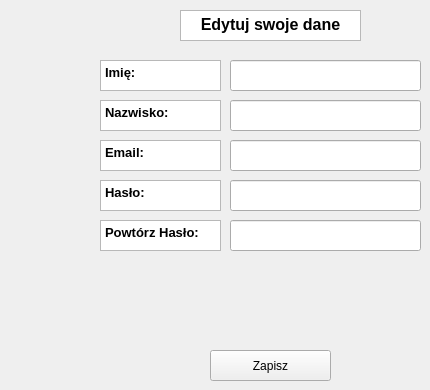
    <widget class="QWidget" name="userData">
     <widget class="QTextBrowser" name="textBrowser_22">
      <property name="geometry">
       <rect>
        <x>100</x>
        <y>100</y>
        <width>121</width>
        <height>31</height>
       </rect>
      </property>
      <property name="html">
       <string>&lt;!DOCTYPE HTML PUBLIC &quot;-//W3C//DTD HTML 4.0//EN&quot; &quot;http://www.w3.org/TR/REC-html40/strict.dtd&quot;&gt;
&lt;html&gt;&lt;head&gt;&lt;meta name=&quot;qrichtext&quot; content=&quot;1&quot; /&gt;&lt;meta charset=&quot;utf-8&quot; /&gt;&lt;style type=&quot;text/css&quot;&gt;
p, li { white-space: pre-wrap; }
hr { height: 1px; border-width: 0; }
li.unchecked::marker { content: &quot;\2610&quot;; }
li.checked::marker { content: &quot;\2612&quot;; }
&lt;/style&gt;&lt;/head&gt;&lt;body style=&quot; font-family:'Segoe UI'; font-size:9pt; font-weight:400; font-style:normal;&quot;&gt;
&lt;p style=&quot; margin-top:0px; margin-bottom:0px; margin-left:0px; margin-right:0px; -qt-block-indent:0; text-indent:0px;&quot;&gt;&lt;span style=&quot; font-size:10pt; font-weight:700;&quot;&gt;Nazwisko:&lt;/span&gt;&lt;/p&gt;&lt;/body&gt;&lt;/html&gt;</string>
      </property>
     </widget>
     <widget class="QTextBrowser" name="textBrowser_17">
      <property name="geometry">
       <rect>
        <x>180</x>
        <y>10</y>
        <width>181</width>
        <height>31</height>
       </rect>
      </property>
      <property name="html">
       <string>&lt;!DOCTYPE HTML PUBLIC &quot;-//W3C//DTD HTML 4.0//EN&quot; &quot;http://www.w3.org/TR/REC-html40/strict.dtd&quot;&gt;
&lt;html&gt;&lt;head&gt;&lt;meta name=&quot;qrichtext&quot; content=&quot;1&quot; /&gt;&lt;meta charset=&quot;utf-8&quot; /&gt;&lt;style type=&quot;text/css&quot;&gt;
p, li { white-space: pre-wrap; }
hr { height: 1px; border-width: 0; }
li.unchecked::marker { content: &quot;\2610&quot;; }
li.checked::marker { content: &quot;\2612&quot;; }
&lt;/style&gt;&lt;/head&gt;&lt;body style=&quot; font-family:'Segoe UI'; font-size:9pt; font-weight:400; font-style:normal;&quot;&gt;
&lt;p align=&quot;center&quot; style=&quot; margin-top:0px; margin-bottom:0px; margin-left:0px; margin-right:0px; -qt-block-indent:0; text-indent:0px;&quot;&gt;&lt;span style=&quot; font-size:12pt; font-weight:700;&quot;&gt;Edytuj swoje dane&lt;/span&gt;&lt;/p&gt;&lt;/body&gt;&lt;/html&gt;</string>
      </property>
     </widget>
     <widget class="QTextBrowser" name="textBrowser_23">
      <property name="geometry">
       <rect>
        <x>100</x>
        <y>180</y>
        <width>121</width>
        <height>31</height>
       </rect>
      </property>
      <property name="html">
       <string>&lt;!DOCTYPE HTML PUBLIC &quot;-//W3C//DTD HTML 4.0//EN&quot; &quot;http://www.w3.org/TR/REC-html40/strict.dtd&quot;&gt;
&lt;html&gt;&lt;head&gt;&lt;meta name=&quot;qrichtext&quot; content=&quot;1&quot; /&gt;&lt;meta charset=&quot;utf-8&quot; /&gt;&lt;style type=&quot;text/css&quot;&gt;
p, li { white-space: pre-wrap; }
hr { height: 1px; border-width: 0; }
li.unchecked::marker { content: &quot;\2610&quot;; }
li.checked::marker { content: &quot;\2612&quot;; }
&lt;/style&gt;&lt;/head&gt;&lt;body style=&quot; font-family:'Segoe UI'; font-size:9pt; font-weight:400; font-style:normal;&quot;&gt;
&lt;p style=&quot; margin-top:0px; margin-bottom:0px; margin-left:0px; margin-right:0px; -qt-block-indent:0; text-indent:0px;&quot;&gt;&lt;span style=&quot; font-size:10pt; font-weight:700;&quot;&gt;Hasło:&lt;/span&gt;&lt;/p&gt;&lt;/body&gt;&lt;/html&gt;</string>
      </property>
     </widget>
     <widget class="QTextBrowser" name="textBrowser_26">
      <property name="geometry">
       <rect>
        <x>100</x>
        <y>140</y>
        <width>121</width>
        <height>31</height>
       </rect>
      </property>
      <property name="html">
       <string>&lt;!DOCTYPE HTML PUBLIC &quot;-//W3C//DTD HTML 4.0//EN&quot; &quot;http://www.w3.org/TR/REC-html40/strict.dtd&quot;&gt;
&lt;html&gt;&lt;head&gt;&lt;meta name=&quot;qrichtext&quot; content=&quot;1&quot; /&gt;&lt;meta charset=&quot;utf-8&quot; /&gt;&lt;style type=&quot;text/css&quot;&gt;
p, li { white-space: pre-wrap; }
hr { height: 1px; border-width: 0; }
li.unchecked::marker { content: &quot;\2610&quot;; }
li.checked::marker { content: &quot;\2612&quot;; }
&lt;/style&gt;&lt;/head&gt;&lt;body style=&quot; font-family:'Segoe UI'; font-size:9pt; font-weight:400; font-style:normal;&quot;&gt;
&lt;p style=&quot; margin-top:0px; margin-bottom:0px; margin-left:0px; margin-right:0px; -qt-block-indent:0; text-indent:0px;&quot;&gt;&lt;span style=&quot; font-size:10pt; font-weight:700;&quot;&gt;Email:&lt;/span&gt;&lt;/p&gt;&lt;/body&gt;&lt;/html&gt;</string>
      </property>
     </widget>
     <widget class="QTextBrowser" name="textBrowser_15">
      <property name="geometry">
       <rect>
        <x>100</x>
        <y>60</y>
        <width>121</width>
        <height>31</height>
       </rect>
      </property>
      <property name="html">
       <string>&lt;!DOCTYPE HTML PUBLIC &quot;-//W3C//DTD HTML 4.0//EN&quot; &quot;http://www.w3.org/TR/REC-html40/strict.dtd&quot;&gt;
&lt;html&gt;&lt;head&gt;&lt;meta name=&quot;qrichtext&quot; content=&quot;1&quot; /&gt;&lt;meta charset=&quot;utf-8&quot; /&gt;&lt;style type=&quot;text/css&quot;&gt;
p, li { white-space: pre-wrap; }
hr { height: 1px; border-width: 0; }
li.unchecked::marker { content: &quot;\2610&quot;; }
li.checked::marker { content: &quot;\2612&quot;; }
&lt;/style&gt;&lt;/head&gt;&lt;body style=&quot; font-family:'Segoe UI'; font-size:9pt; font-weight:400; font-style:normal;&quot;&gt;
&lt;p style=&quot; margin-top:0px; margin-bottom:0px; margin-left:0px; margin-right:0px; -qt-block-indent:0; text-indent:0px;&quot;&gt;&lt;span style=&quot; font-size:10pt; font-weight:700;&quot;&gt;Imię:&lt;/span&gt;&lt;/p&gt;&lt;/body&gt;&lt;/html&gt;</string>
      </property>
     </widget>
     <widget class="QPushButton" name="saveMyBtn">
      <property name="geometry">
       <rect>
        <x>210</x>
        <y>350</y>
        <width>121</width>
        <height>31</height>
       </rect>
      </property>
      <property name="text">
       <string>Zapisz</string>
      </property>
     </widget>
     <widget class="QLineEdit" name="editMyName">
      <property name="geometry">
       <rect>
        <x>230</x>
        <y>60</y>
        <width>191</width>
        <height>31</height>
       </rect>
      </property>
     </widget>
     <widget class="QLineEdit" name="editMyLast">
      <property name="geometry">
       <rect>
        <x>230</x>
        <y>100</y>
        <width>191</width>
        <height>31</height>
       </rect>
      </property>
     </widget>
     <widget class="QLineEdit" name="editMyEmail">
      <property name="geometry">
       <rect>
        <x>230</x>
        <y>140</y>
        <width>191</width>
        <height>31</height>
       </rect>
      </property>
      <property name="echoMode">
       <enum>QLineEdit::EchoMode::Normal</enum>
      </property>
     </widget>
     <widget class="QLineEdit" name="editMyPassword">
      <property name="geometry">
       <rect>
        <x>230</x>
        <y>180</y>
        <width>191</width>
        <height>31</height>
       </rect>
      </property>
      <property name="echoMode">
       <enum>QLineEdit::EchoMode::Normal</enum>
      </property>
     </widget>
     <widget class="QLineEdit" name="editMyPassword2">
      <property name="geometry">
       <rect>
        <x>230</x>
        <y>220</y>
        <width>191</width>
        <height>31</height>
       </rect>
      </property>
      <property name="echoMode">
       <enum>QLineEdit::EchoMode::Normal</enum>
      </property>
     </widget>
     <widget class="QTextBrowser" name="textBrowser_25">
      <property name="geometry">
       <rect>
        <x>100</x>
        <y>220</y>
        <width>121</width>
        <height>31</height>
       </rect>
      </property>
      <property name="html">
       <string>&lt;!DOCTYPE HTML PUBLIC &quot;-//W3C//DTD HTML 4.0//EN&quot; &quot;http://www.w3.org/TR/REC-html40/strict.dtd&quot;&gt;
&lt;html&gt;&lt;head&gt;&lt;meta name=&quot;qrichtext&quot; content=&quot;1&quot; /&gt;&lt;meta charset=&quot;utf-8&quot; /&gt;&lt;style type=&quot;text/css&quot;&gt;
p, li { white-space: pre-wrap; }
hr { height: 1px; border-width: 0; }
li.unchecked::marker { content: &quot;\2610&quot;; }
li.checked::marker { content: &quot;\2612&quot;; }
&lt;/style&gt;&lt;/head&gt;&lt;body style=&quot; font-family:'Segoe UI'; font-size:9pt; font-weight:400; font-style:normal;&quot;&gt;
&lt;p style=&quot; margin-top:0px; margin-bottom:0px; margin-left:0px; margin-right:0px; -qt-block-indent:0; text-indent:0px;&quot;&gt;&lt;span style=&quot; font-size:10pt; font-weight:700;&quot;&gt;Powtórz Hasło:&lt;/span&gt;&lt;/p&gt;&lt;/body&gt;&lt;/html&gt;</string>
      </property>
     </widget>
    </widget>
